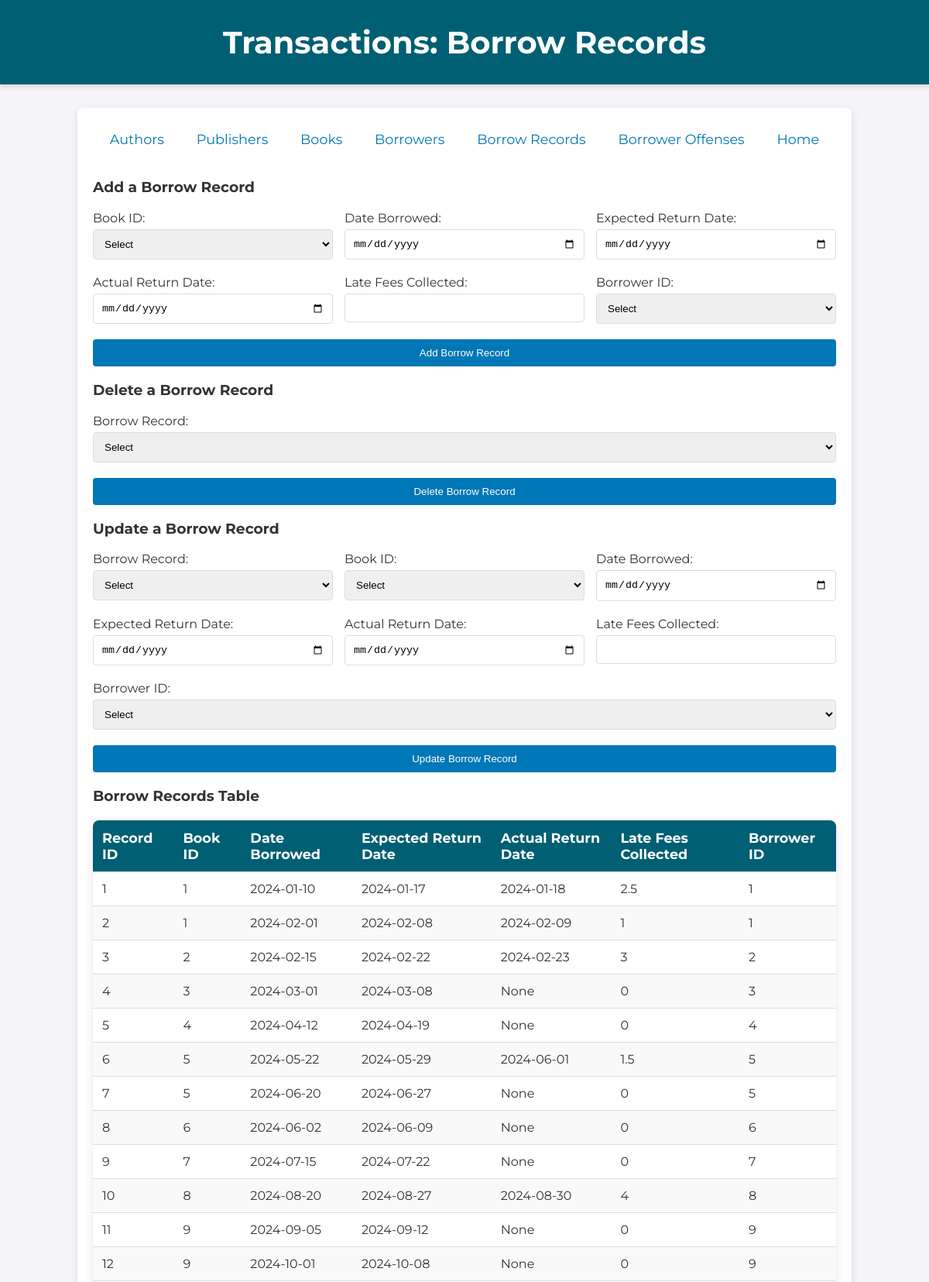
The page /borrowrecordtransactions (upper part) on the database its author committed.
### tables this page shows
CREATE TABLE BorrowRecords (
	record_id INT AUTO_INCREMENT PRIMARY KEY,
    book_id INT,
    date_borrowed DATE,
    date_expected_returned DATE,
    date_actual_returned DATE,
    late_fees_collected DECIMAL(10,2) DEFAULT 0.00,
    borrower_id INT,
    FOREIGN KEY (book_id) REFERENCES Books(book_id) ON DELETE SET NULL,
    FOREIGN KEY (borrower_id) REFERENCES Borrowers(borrower_id)ON DELETE SET NULL
);

### app.py (the view)
@app.route("/borrowrecordtransactions")
def borrowrecordtransactions():
    borrowrecords = db.execute("SELECT * FROM BorrowRecords")
    unique_book_ids = db.execute("SELECT DISTINCT book_id FROM BorrowRecords ORDER BY book_id")
    unique_borrower_ids = db.execute("SELECT DISTINCT borrower_id FROM BorrowRecords")
    return render_template("borrowrecordtransactions.html", borrowrecords=borrowrecords, unique_book_ids=unique_book_ids, unique_borrower_ids=unique_borrower_ids)

### app.py (called while the page is built)
@app.after_request
def after_request(response):
    response.headers["Cache-Control"] = "no-cache, no-store, must-revalidate"
    response.headers["Expires"] = 0
    response.headers["Pragma"] = "no-cache"
    return response

### templates/borrowrecordtransactions.html (shortened to what this page needs)
{% extends "transactions.html" %}
{% block title %}
 Borrow Records
{% endblock %}
{% block main %}
    <h3>Add a Borrow Record</h3>
    <form action="add_borrowrecord" method="POST" class="form">
        <div class="form-row">
            <label>Book ID:
                <select name="book_id">
                    <option disabled selected>Select</option>
                </select>
            </label>
            <label>Date Borrowed: <input autocomplete="off" name="date_borrowed" type="date"></label>
            <label>Expected Return Date: <input autocomplete="off" name="date_expected_returned" type="date"></label>
        </div>
        <div class="form-row">
            <label>Actual Return Date: <input autocomplete="off" name="date_actual_returned" type="date"></label>
            <label>Late Fees Collected: <input autocomplete="off" name="late_fees_collected" step="0.01" min="0" type="number"></label>
            <label>Borrower ID:
                <select name="borrower_id">
                    <option disabled selected>Select</option>
                </select>
            </label>
        </div>
        <button type="submit">Add Borrow Record</button>
    </form>
    <h3>Delete a Borrow Record</h3>
    <form action="delete_borrowrecord" method="POST" class="form">
        <div class="form-row">
            <label>Borrow Record:
                <select name="record_id">
                    <option disabled selected>Select</option>
                </select>
            </label>
        </div>
        <button type="submit">Delete Borrow Record</button>
    </form>
    <h3>Update a Borrow Record</h3>
    <form action="update_borrowrecord" method="POST" class="form">
        <div class="form-row">
            <label>Borrow Record:
                <select name="record_id">
                    <option disabled selected>Select</option>
                </select>
            </label>
            <label>Book ID:
                <select name="book_id">
                    <option disabled selected>Select</option>
                </select>
            </label>
            <label>Date Borrowed: <input autocomplete="off" name="date_borrowed" type="date"></label>
        </div>
        <div class="form-row">
            <label>Expected Return Date: <input autocomplete="off" name="date_expected_returned" type="date"></label>
            <label>Actual Return Date: <input autocomplete="off" name="date_actual_returned" type="date"></label>
            <label>Late Fees Collected: <input autocomplete="off" name="late_fees_collected" step="0.01" min="0" type="number"></label>
        </div>
        <div class="form-row">
            <label>Borrower ID:
                <select name="borrower_id">
                    <option disabled selected>Select</option>
                </select>
            </label>
        </div>
        <button type="submit">Update Borrow Record</button>
    </form>
    <h3>Borrow Records Table</h3>
    <table>
        <thead>
            <tr>
                <th>Record ID</th>
                <th>Book ID</th>
                <th>Date Borrowed</th>
                <th>Expected Return Date</th>
                <th>Actual Return Date</th>
                <th>Late Fees Collected</th>
                <th>Borrower ID</th>
            </tr>
        </thead>
        <tbody>
            {% for borrowrecord in borrowrecords %}
                <tr>
                    <td>{{ borrowrecord.record_id }}</td>
                    <td>{{ borrowrecord.book_id }}</td>
                    <td>{{ borrowrecord.date_borrowed }}</td>
                    <td>{{ borrowrecord.date_expected_returned }}</td>
                    <td>{{ borrowrecord.date_actual_returned }}</td>
                    <td>{{ borrowrecord.late_fees_collected }}</td>
                    <td>{{ borrowrecord.borrower_id }}</td>
                </tr>
            {% endfor %}
        </tbody>
    </table>
{% endblock %}

### static/styles.css (style rules this page uses)
body { font-family: 'Montserrat', sans-serif; background-color: #f4f4f9; color: #333; margin: 0; padding: 0; }
table { width: 100%; border-collapse: collapse; margin-top: 20px; border-radius: 8px; overflow: hidden; box-shadow: 0 4px 12px rgba(0, 0, 0, 0.1); }
table th, table td { padding: 12px; text-align: left; border-bottom: 1px solid #ddd; }
table th { background-color: #005f73; color: white; font-size: 1.1em; }
table tr:nth-child(even) { background-color: #f9f9f9; }
button { background-color: #0077b6; color: white; padding: 10px 20px; border: none; border-radius: 4px; cursor: pointer; transition: background-color 0.3s ease; }
.form { display: flex; flex-direction: column; gap: 20px; }
.form-row { display: flex; flex-wrap: wrap; gap: 15px; }
.form-row label { flex: 1 1 18%; }
.form-row select, .form-row input { width: 100%; padding: 10px; margin-top: 5px; border: 1px solid #ddd; border-radius: 4px; box-sizing: border-box; }

### rows shown on the page
BorrowRecords: record_id "1", book_id "1", date_borrowed "2024-01-10", date_expected_returned "2024-01-17", date_actual_returned "2024-01-18", late_fees_collected "2.5", borrower_id "1"
BorrowRecords: record_id "2", book_id "1", date_borrowed "2024-02-01", date_expected_returned "2024-02-08", date_actual_returned "2024-02-09", late_fees_collected "1", borrower_id "1"
BorrowRecords: record_id "3", book_id "2", date_borrowed "2024-02-15", date_expected_returned "2024-02-22", date_actual_returned "2024-02-23", late_fees_collected "3", borrower_id "2"
BorrowRecords: record_id "4", book_id "3", date_borrowed "2024-03-01", date_expected_returned "2024-03-08", date_actual_returned "None", late_fees_collected "0", borrower_id "3"
BorrowRecords: record_id "5", book_id "4", date_borrowed "2024-04-12", date_expected_returned "2024-04-19", date_actual_returned "None", late_fees_collected "0", borrower_id "4"
BorrowRecords: record_id "6", book_id "5", date_borrowed "2024-05-22", date_expected_returned "2024-05-29", date_actual_returned "2024-06-01", late_fees_collected "1.5", borrower_id "5"
BorrowRecords: record_id "7", book_id "5", date_borrowed "2024-06-20", date_expected_returned "2024-06-27", date_actual_returned "None", late_fees_collected "0", borrower_id "5"
BorrowRecords: record_id "8", book_id "6", date_borrowed "2024-06-02", date_expected_returned "2024-06-09", date_actual_returned "None", late_fees_collected "0", borrower_id "6"
BorrowRecords: record_id "9", book_id "7", date_borrowed "2024-07-15", date_expected_returned "2024-07-22", date_actual_returned "None", late_fees_collected "0", borrower_id "7"
BorrowRecords: record_id "10", book_id "8", date_borrowed "2024-08-20", date_expected_returned "2024-08-27", date_actual_returned "2024-08-30", late_fees_collected "4", borrower_id "8"
BorrowRecords: record_id "11", book_id "9", date_borrowed "2024-09-05", date_expected_returned "2024-09-12", date_actual_returned "None", late_fees_collected "0", borrower_id "9"
BorrowRecords: record_id "12", book_id "9", date_borrowed "2024-10-01", date_expected_returned "2024-10-08", date_actual_returned "None", late_fees_collected "0", borrower_id "9"
